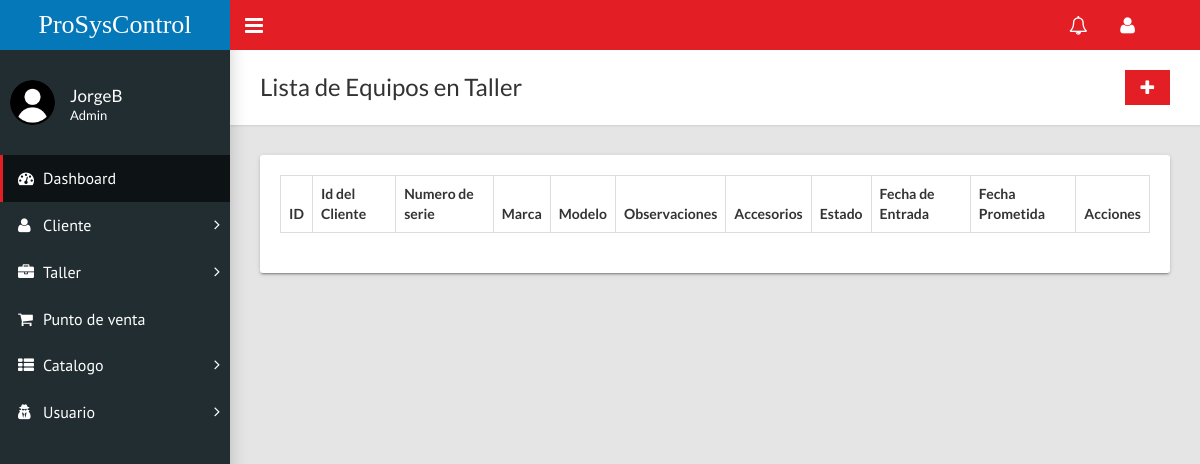
Page /home.php?c=taller (signed in) on the earlier database version.
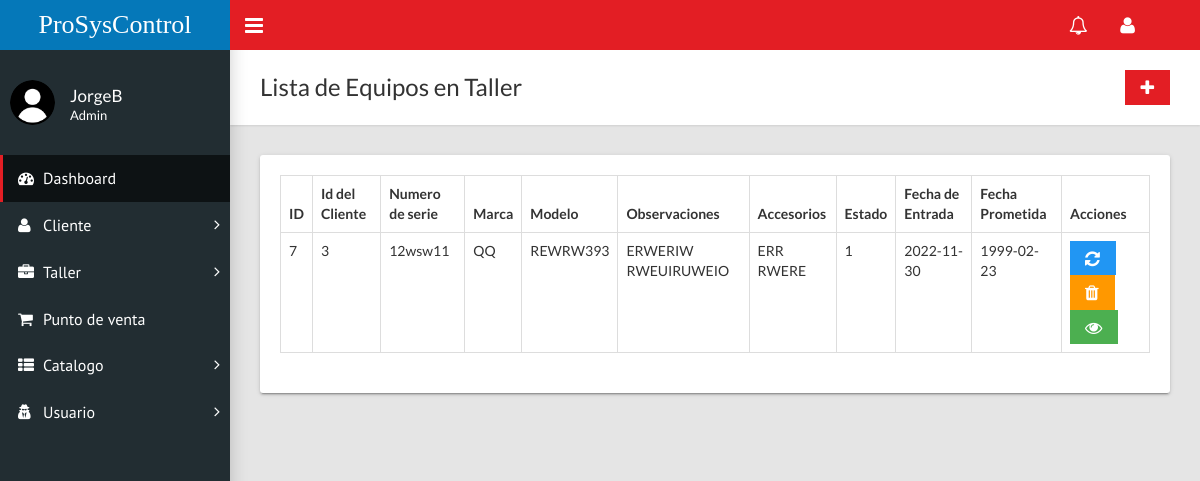
Same page on the later database version.
### tables this page shows
CREATE TABLE `ordenreparacion` (
  `id` int(11) NOT NULL,
  `idCliente` int(11) NOT NULL,
  `ns` varchar(25) NOT NULL,
  `marca` varchar(20) NOT NULL,
  `modelo` varchar(30) NOT NULL,
  `tipoEquipo` varchar(50) NOT NULL,
  `observaciones` varchar(400) NOT NULL,
  `accesorios` varchar(400) NOT NULL,
  `fechaEntrada` date NOT NULL,
  `horaEntrada` time NOT NULL,
  `fechaPrometida` date NOT NULL,
  `tecnicoAsignado` int(11) NOT NULL,
  `estadoEquipo` varchar(1) NOT NULL
);

### controladores/taller.controlador.php (called while the page is built, shortened)
<?php
require_once "modelos/taller.php";
class TallerControlador{
    public function __CONSTRUCT(){
        $this->modelo = new Taller;
    }
    public function Inicio(){
        require_once "vistas/encabezado.php";
        require_once "vistas/taller/index.php";
        require_once "vistas/pie.php";
    }
}

### modelos/database.php (called while the page is built, shortened)
<?php
class Database{
    public static function Conectar(){
        try{
            $conexion = new PDO("mysql:host=".self::servidor.";dbname=".self::nombrebd.";charset=utf8", self::usuariobd,
            self::clave);
            $conexion -> setAttribute(PDO::ATTR_ERRMODE, PDO::ERRMODE_EXCEPTION);
            return $conexion;
        }catch(PDOException $e){
            return "Fallo " .$e->getMessage();
        }
    }
}

### modelos/taller.php (called while the page is built, shortened)
<?php
class Taller{
    public function __CONSTRUCT(){
        $this->pdo = Database::Conectar();
    }
    public function Listar(){
        try{
            $consulta = $this->pdo->prepare("SELECT * FROM ordenreparacion;");
            $consulta->execute();
            return $consulta->fetchAll(PDO::FETCH_OBJ);
        }catch(Exception $excepcion){
            die($excepcion->getMessage());
        }
    }
}

### vistas/taller/index.php (the view)
<div class="content-wrapper">
        <div class="page-title">
          <div>
            <h1>Lista de Equipos en Taller</h1>
          </div>
          <div><a class="btn btn-primary btn-flat" href="?c=taller&a=FormCrear"><i class="fa fa-lg fa-plus"></i></a></div>
        </div>
        <div class="row">
          <div class="col-md-12">
            <div class="card">
              <div class="card-body">
                <table class="table table-hover table-bordered" id="sampleTable">
                  <thead>
                    <tr>
                      <th>ID</th>
                      <th>Id del Cliente</th>
                      <th>Numero de serie</th>
                      <th>Marca</th>
                      <th>Modelo</th>
                      <th>Observaciones</th>
                      <th>Accesorios</th>
                      <th>Estado</th>
                      <th>Fecha de Entrada</th>
                      <th>Fecha Prometida</th>
                      <?php if($_SESSION['tipoUsuario']!='Secretario'){?> <th>Acciones</th> <?php } ?>
                    </tr>
                  </thead>
                  <tbody>
                    <?php foreach($this->modelo->Listar() as $tallerSQL):?>
                      <tr>
                        <td><?=$tallerSQL->id?></td>
                        <td><?=$tallerSQL->idCliente?></td>
                        <td><?=$tallerSQL->ns?></td>
                        <td><?=$tallerSQL->marca?></td>
                        <td><?=$tallerSQL->modelo?></td>
                        <td><?=$tallerSQL->observaciones?></td>
                        <td><?=$tallerSQL->accesorios?></td>
                        <td><?=$tallerSQL->estadoEquipo?></td>
                        <td><?=$tallerSQL->fechaEntrada?></td>
                        <td><?=$tallerSQL->fechaPrometida?></td>
                        <?php if($_SESSION['tipoUsuario']!='Secretario'){?>
                        <td><a class="btn btn-info btn-flat" href="?c=taller&a=FormModificar&id=<?=$tallerSQL->id?>"><i class="fa fa-lg fa-refresh"></i></a>
                            <a class="btn btn-warning btn-flat" onclick = "return confirm('¿Realmente desea eliminar?')" href="?c=taller&a=Borrar&id=<?=$tallerSQL->id?>"><i class="fa fa-lg fa-trash"></i></a>
                        <?php } ?>
                            <a class="btn btn-success btn-flat" href="?c=taller&a=FormConsultar&id=<?=$tallerSQL->id?>"><i class="fa fa-lg fa-eye"></i></a></td>
                      </tr>
                      <?php endforeach;?>
                  </tbody>
                </table>
              </div>
            </div>
          </div>
        </div>
      </div>

Differences in the rows shown:
added ordenreparacion: id "7", idCliente "3", ns "12wsw11", marca "QQ", modelo "REWRW393", observaciones "ERWERIW RWEUIRUWEIO", accesorios "ERR RWERE", estadoEquipo "1", fechaEntrada "2022-11-30", fechaPrometida "1999-02-23"
